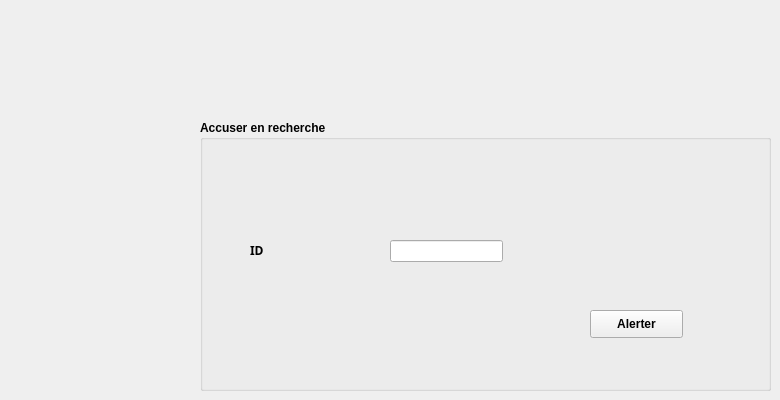
    <widget class="QWidget" name="tab_2">
     <attribute name="title">
      <string>Page</string>
     </attribute>
     <widget class="QGroupBox" name="groupBox_5">
      <property name="geometry">
       <rect>
        <x>200</x>
        <y>120</y>
        <width>571</width>
        <height>271</height>
       </rect>
      </property>
      <property name="font">
       <font>
        <weight>75</weight>
        <bold>true</bold>
       </font>
      </property>
      <property name="styleSheet">
       <string notr="true"/>
      </property>
      <property name="title">
       <string>Accuser en recherche</string>
      </property>
      <widget class="QLabel" name="label_id_5">
       <property name="geometry">
        <rect>
         <x>50</x>
         <y>110</y>
         <width>141</width>
         <height>41</height>
        </rect>
       </property>
       <property name="font">
        <font>
         <family>Segoe UI Black</family>
         <weight>75</weight>
         <bold>true</bold>
        </font>
       </property>
       <property name="text">
        <string>ID </string>
       </property>
      </widget>
      <widget class="QPushButton" name="pushButton_alerte">
       <property name="geometry">
        <rect>
         <x>390</x>
         <y>190</y>
         <width>93</width>
         <height>28</height>
        </rect>
       </property>
       <property name="text">
        <string>Alerter</string>
       </property>
      </widget>
      <widget class="QLineEdit" name="lineEdit_alert">
       <property name="geometry">
        <rect>
         <x>190</x>
         <y>120</y>
         <width>113</width>
         <height>22</height>
        </rect>
       </property>
      </widget>
     </widget>
    </widget>
